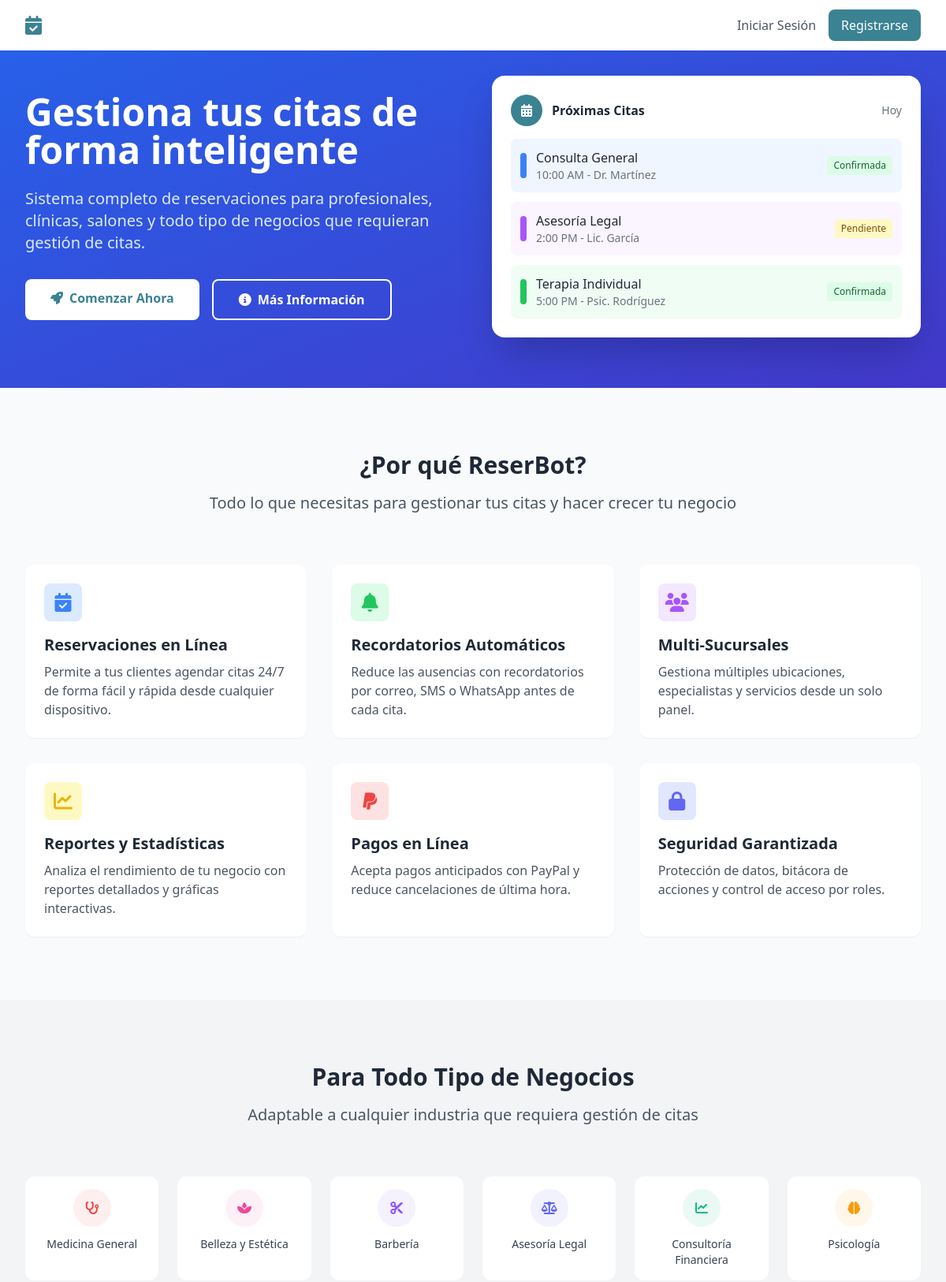
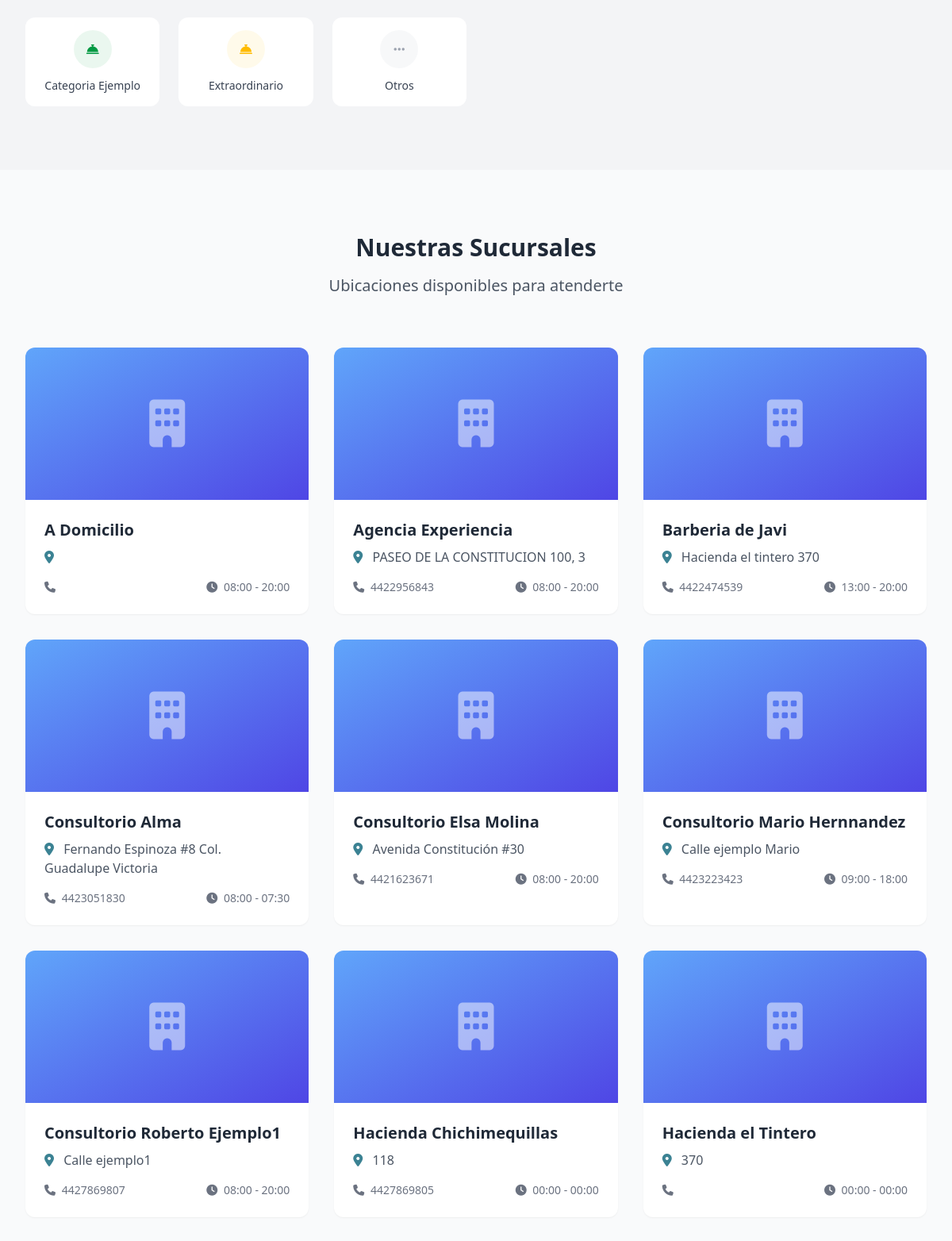
The page / (upper part) on the database its author committed (2 pictures, top to bottom).
### tables this page shows
CREATE TABLE `categorias_servicios` (
  `id` int(11) NOT NULL,
  `nombre` varchar(100) NOT NULL,
  `descripcion` text,
  `icono` varchar(50) DEFAULT 'fas fa-concierge-bell',
  `color` varchar(20) DEFAULT '#3B82F6',
  `orden` int(11) DEFAULT '0',
  `activo` tinyint(1) DEFAULT '1',
  `created_at` timestamp NOT NULL DEFAULT CURRENT_TIMESTAMP,
  `updated_at` timestamp NOT NULL DEFAULT CURRENT_TIMESTAMP ON UPDATE CURRENT_TIMESTAMP
);

CREATE TABLE `sucursales` (
  `id` int(11) NOT NULL,
  `nombre` varchar(150) NOT NULL,
  `direccion` text,
  `ciudad` varchar(100) DEFAULT NULL,
  `estado` varchar(100) DEFAULT NULL,
  `codigo_postal` varchar(10) DEFAULT NULL,
  `telefono` varchar(20) DEFAULT NULL,
  `email` varchar(150) DEFAULT NULL,
  `zona_horaria` varchar(50) DEFAULT 'America/Mexico_City',
  `horario_apertura` time DEFAULT '08:00:00',
  `horario_cierre` time DEFAULT '20:00:00',
  `dias_laborales` varchar(50) DEFAULT '1,2,3,4,5,6' COMMENT 'Días de la semana (1=Lunes, 7=Domingo)',
  `latitud` decimal(10,8) DEFAULT NULL,
  `longitud` decimal(11,8) DEFAULT NULL,
  `imagen` varchar(255) DEFAULT NULL,
  `activo` tinyint(1) DEFAULT '1',
  `created_at` timestamp NOT NULL DEFAULT CURRENT_TIMESTAMP,
  `updated_at` timestamp NOT NULL DEFAULT CURRENT_TIMESTAMP ON UPDATE CURRENT_TIMESTAMP,
  `color` varchar(7) DEFAULT '#3B82F6'
);

### index.php (called while the page is built, shortened)
<?php
require_once __DIR__ . '/public/index.php';

### config/database.php (called while the page is built, shortened)
<?php
class Database {
    private static $instance = null;
    private $connection;
    private function __construct() {
        try {
            $dsn = "mysql:host=" . DB_HOST . ";dbname=" . DB_NAME . ";charset=" . DB_CHARSET;
            $options = [
                PDO::ATTR_ERRMODE => PDO::ERRMODE_EXCEPTION,
                PDO::ATTR_DEFAULT_FETCH_MODE => PDO::FETCH_ASSOC,
                PDO::ATTR_EMULATE_PREPARES => false,
            ];
            $this->connection = new PDO($dsn, DB_USER, DB_PASS, $options);
            $this->connection->exec("SET NAMES utf8mb4");
            $this->connection->exec("SET CHARACTER SET utf8mb4");
        } catch (PDOException $e) {
            die("Error de conexión a la base de datos: " . $e->getMessage());
        }
    }
    public static function getInstance() {
        if (self::$instance === null) {
            self::$instance = new self();
        }
        return self::$instance;
    }
    public function query($sql, $params = []) {
        $stmt = $this->connection->prepare($sql);
        $stmt->execute($params);
        return $stmt;
    }
    public function fetch($sql, $params = []) {
        return $this->query($sql, $params)->fetch();
    }
    public function fetchAll($sql, $params = []) {
        return $this->query($sql, $params)->fetchAll();
    }
}

### helpers/functions.php (called while the page is built, shortened)
<?php
function url($path = '') {
    return BASE_URL . '/' . ltrim($path, '/');
}
function e($text) {
    return htmlspecialchars($text ?? '', ENT_QUOTES, 'UTF-8');
}
function getConfig($key, $default = null) {
    try {
        $db = Database::getInstance();
        $result = $db->fetch("SELECT valor FROM configuraciones WHERE clave = ?", [$key]);
        return $result ? $result['valor'] : $default;
    } catch (Exception $e) {
        return $default;
    }
}

### app/controllers/BaseController.php (called while the page is built, shortened)
<?php
class BaseController {
    public function __construct() {
        $this->db = Database::getInstance();
    }
}

### app/views/home/index.php (the view, shortened to what this page needs)
<!DOCTYPE html>
<html lang="es">
<head>
    <script src="https://cdn.tailwindcss.com"></script>
    <link rel="stylesheet" href="https://cdnjs.cloudflare.com/ajax/libs/font-awesome/6.4.0/css/all.min.css">
</head>
<body class="bg-gray-50">
    <nav class="bg-white shadow-sm fixed w-full z-50">
        <div class="max-w-7xl mx-auto px-4 sm:px-6 lg:px-8">
            <div class="flex justify-between h-16">
                <div class="flex items-center">
                    <?php if (getConfig('logotipo')): ?>
                        <img src="<?= asset(getConfig('logotipo')) ?>" alt="Logo" class="h-8">
                    <?php else: ?>
                        <i class="fas fa-calendar-check text-2xl text-primary mr-2"></i>
                    <?php endif; ?>
                </div>
                <div class="flex items-center space-x-4">
                    <a href="<?= url('/login') ?>" class="text-gray-600 hover:text-primary">Iniciar Sesión</a>
                    <a href="<?= url('/registro') ?>"
                       class="bg-primary text-white px-4 py-2 rounded-lg hover:bg-secondary transition">
                        Registrarse
                    </a>
                </div>
            </div>
        </div>
    </nav>
    <section class="pt-24 pb-16 bg-gradient-to-br from-blue-600 to-indigo-700">
        <div class="max-w-7xl mx-auto px-4 sm:px-6 lg:px-8">
            <div class="grid md:grid-cols-2 gap-12 items-center">
                <div class="text-white">
                    <h1 class="text-4xl md:text-5xl font-bold mb-6">
                        Gestiona tus citas de forma inteligente
                    </h1>
                    <p class="text-xl text-blue-100 mb-8">
                        Sistema completo de reservaciones para profesionales, clínicas, salones y todo tipo de negocios que requieran gestión de citas.
                    </p>
                    <div class="flex flex-wrap gap-4">
                        <a href="<?= url('/registro') ?>"
                           class="bg-white text-primary px-8 py-3 rounded-lg font-semibold hover:bg-gray-100 transition">
                            <i class="fas fa-rocket mr-2"></i>Comenzar Ahora
                        </a>
                        <a href="#features"
                           class="border-2 border-white text-white px-8 py-3 rounded-lg font-semibold hover:bg-white hover:text-primary transition">
                            <i class="fas fa-info-circle mr-2"></i>M&aacute;s Informaci&oacute;n
                        </a>
                    </div>
                </div>
                <div class="hidden md:block">
                    <div class="bg-white rounded-2xl shadow-2xl p-6">
                        <div class="flex items-center justify-between mb-4">
                            <div class="flex items-center">
                                <div class="w-10 h-10 bg-primary rounded-full flex items-center justify-center text-white">
                                    <i class="fas fa-calendar-alt"></i>
                                </div>
                                <span class="ml-3 font-semibold text-gray-800">Próximas Citas</span>
                            </div>
                            <span class="text-sm text-gray-500">Hoy</span>
                        </div>
                        <div class="space-y-3">
                            <div class="flex items-center p-3 bg-blue-50 rounded-lg">
                                <div class="w-2 h-8 bg-blue-500 rounded mr-3"></div>
                                <div class="flex-1">
                                    <p class="font-medium text-gray-800">Consulta General</p>
                                    <p class="text-sm text-gray-500">10:00 AM - Dr. Martínez</p>
                                </div>
                                <span class="bg-green-100 text-green-800 text-xs px-2 py-1 rounded">Confirmada</span>
                            </div>
                            <div class="flex items-center p-3 bg-purple-50 rounded-lg">
                                <div class="w-2 h-8 bg-purple-500 rounded mr-3"></div>
                                <div class="flex-1">
                                    <p class="font-medium text-gray-800">Asesoría Legal</p>
                                    <p class="text-sm text-gray-500">2:00 PM - Lic. García</p>
                                </div>
                                <span class="bg-yellow-100 text-yellow-800 text-xs px-2 py-1 rounded">Pendiente</span>
                            </div>
                            <div class="flex items-center p-3 bg-green-50 rounded-lg">
                                <div class="w-2 h-8 bg-green-500 rounded mr-3"></div>
                                <div class="flex-1">
                                    <p class="font-medium text-gray-800">Terapia Individual</p>
                                    <p class="text-sm text-gray-500">5:00 PM - Psic. Rodríguez</p>
                                </div>
                                <span class="bg-green-100 text-green-800 text-xs px-2 py-1 rounded">Confirmada</span>
                            </div>
                        </div>
                    </div>
                </div>
            </div>
        </div>
    </section>
    <section id="features" class="py-20">
        <div class="max-w-7xl mx-auto px-4 sm:px-6 lg:px-8">
            <div class="text-center mb-16">
                <h2 class="text-3xl font-bold text-gray-800 mb-4">¿Por qué ReserBot?</h2>
                <p class="text-xl text-gray-600 max-w-2xl mx-auto">
                    Todo lo que necesitas para gestionar tus citas y hacer crecer tu negocio
                </p>
            </div>
            <div class="grid md:grid-cols-3 gap-8">
                <div class="bg-white p-6 rounded-xl shadow-sm hover:shadow-lg transition">
                    <div class="w-12 h-12 bg-blue-100 rounded-lg flex items-center justify-center mb-4">
                        <i class="fas fa-calendar-check text-2xl text-blue-500"></i>
                    </div>
                    <h3 class="text-xl font-semibold text-gray-800 mb-2">Reservaciones en Línea</h3>
                    <p class="text-gray-600">
                        Permite a tus clientes agendar citas 24/7 de forma fácil y rápida desde cualquier dispositivo.
                    </p>
                </div>
                <div class="bg-white p-6 rounded-xl shadow-sm hover:shadow-lg transition">
                    <div class="w-12 h-12 bg-green-100 rounded-lg flex items-center justify-center mb-4">
                        <i class="fas fa-bell text-2xl text-green-500"></i>
                    </div>
                    <h3 class="text-xl font-semibold text-gray-800 mb-2">Recordatorios Automáticos</h3>
                    <p class="text-gray-600">
                        Reduce las ausencias con recordatorios por correo, SMS o WhatsApp antes de cada cita.
                    </p>
                </div>
                <div class="bg-white p-6 rounded-xl shadow-sm hover:shadow-lg transition">
                    <div class="w-12 h-12 bg-purple-100 rounded-lg flex items-center justify-center mb-4">
                        <i class="fas fa-users text-2xl text-purple-500"></i>
                    </div>
                    <h3 class="text-xl font-semibold text-gray-800 mb-2">Multi-Sucursales</h3>
                    <p class="text-gray-600">
                        Gestiona múltiples ubicaciones, especialistas y servicios desde un solo panel.
                    </p>
                </div>
                <div class="bg-white p-6 rounded-xl shadow-sm hover:shadow-lg transition">
                    <div class="w-12 h-12 bg-yellow-100 rounded-lg flex items-center justify-center mb-4">
                        <i class="fas fa-chart-line text-2xl text-yellow-500"></i>
                    </div>
                    <h3 class="text-xl font-semibold text-gray-800 mb-2">Reportes y Estadísticas</h3>
                    <p class="text-gray-600">
                        Analiza el rendimiento de tu negocio con reportes detallados y gráficas interactivas.
                    </p>
                </div>
                <div class="bg-white p-6 rounded-xl shadow-sm hover:shadow-lg transition">
                    <div class="w-12 h-12 bg-red-100 rounded-lg flex items-center justify-center mb-4">
                        <i class="fab fa-paypal text-2xl text-red-500"></i>
                    </div>
                    <h3 class="text-xl font-semibold text-gray-800 mb-2">Pagos en Línea</h3>
                    <p class="text-gray-600">
                        Acepta pagos anticipados con PayPal y reduce cancelaciones de última hora.
                    </p>
                </div>
                <div class="bg-white p-6 rounded-xl shadow-sm hover:shadow-lg transition">
                    <div class="w-12 h-12 bg-indigo-100 rounded-lg flex items-center justify-center mb-4">
                        <i class="fas fa-lock text-2xl text-indigo-500"></i>
                    </div>
                    <h3 class="text-xl font-semibold text-gray-800 mb-2">Seguridad Garantizada</h3>
                    <p class="text-gray-600">
                        Protección de datos, bitácora de acciones y control de acceso por roles.
                    </p>
                </div>
            </div>
        </div>
    </section>
    <section class="py-20 bg-gray-100">
        <div class="max-w-7xl mx-auto px-4 sm:px-6 lg:px-8">
            <div class="text-center mb-16">
                <h2 class="text-3xl font-bold text-gray-800 mb-4">Para Todo Tipo de Negocios</h2>
                <p class="text-xl text-gray-600">
                    Adaptable a cualquier industria que requiera gestión de citas
                </p>
            </div>
            <div class="grid grid-cols-2 md:grid-cols-3 lg:grid-cols-6 gap-6">
                <?php foreach ($categories as $category): ?>
                <div class="bg-white p-4 rounded-xl text-center hover:shadow-lg transition">
                    <div class="w-12 h-12 rounded-full flex items-center justify-center mx-auto mb-3"
                         style="background-color: <?= e($category['color']) ?>15;">
                        <i class="<?= e($category['icono']) ?>" style="color: <?= e($category['color']) ?>;"></i>
                    </div>
                    <p class="text-sm font-medium text-gray-700"><?= e($category['nombre']) ?></p>
                </div>
                <?php endforeach; ?>
            </div>
        </div>
    </section>
    <section class="py-20">
        <div class="max-w-7xl mx-auto px-4 sm:px-6 lg:px-8">
            <div class="text-center mb-16">
                <h2 class="text-3xl font-bold text-gray-800 mb-4">Nuestras Sucursales</h2>
                <p class="text-xl text-gray-600">
                    Ubicaciones disponibles para atenderte
                </p>
            </div>
            <div class="grid md:grid-cols-3 gap-8">
                <?php foreach ($branches as $branch): ?>
                <div class="bg-white rounded-xl shadow-sm overflow-hidden hover:shadow-lg transition">
                    <div class="h-48 bg-gradient-to-br from-blue-400 to-indigo-600 flex items-center justify-center">
                        <i class="fas fa-building text-6xl text-white opacity-50"></i>
                    </div>
                    <div class="p-6">
                        <h3 class="text-xl font-semibold text-gray-800 mb-2"><?= e($branch['nombre']) ?></h3>
                        <p class="text-gray-600 mb-4">
                            <i class="fas fa-map-marker-alt mr-2 text-primary"></i>
                            <?= e($branch['direccion']) ?>
                        </p>
                        <div class="flex items-center justify-between text-sm text-gray-500">
                            <span>
                                <i class="fas fa-phone mr-1"></i>
                                <?= e($branch['telefono']) ?>
                            </span>
                            <span>
                                <i class="fas fa-clock mr-1"></i>
                                <?= substr($branch['horario_apertura'], 0, 5) ?> - <?= substr($branch['horario_cierre'], 0, 5) ?>
                            </span>
                        </div>
                    </div>
                </div>
                <?php endforeach; ?>
            </div>
        </div>
    </section>
</body>
</html>

### rows shown on the page
categorias_servicios: nombre "Medicina General"
categorias_servicios: nombre "Belleza y Estética"
categorias_servicios: nombre "Barbería"
categorias_servicios: nombre "Asesoría Legal"
categorias_servicios: nombre "Consultoría Financiera"
categorias_servicios: nombre "Psicología"
categorias_servicios: nombre "Categoria Ejemplo"
categorias_servicios: nombre "Extraordinario"
categorias_servicios: nombre "Otros"
sucursales: nombre "A Domicilio", horario_apertura "08:00", horario_cierre "20:00"
sucursales: nombre "Agencia Experiencia", direccion "PASEO DE LA CONSTITUCION 100, 3", telefono "4422956843", horario_apertura "08:00", horario_cierre "20:00"
sucursales: nombre "Barberia de Javi", direccion "Hacienda el tintero 370", telefono "4422474539", horario_apertura "13:00", horario_cierre "20:00"
sucursales: nombre "Consultorio Alma", direccion "Fernando Espinoza #8 Col. Guadalupe Victoria", telefono "4423051830", horario_apertura "08:00", horario_cierre "07:30"
sucursales: nombre "Consultorio Elsa Molina", direccion "Avenida Constitución #30", telefono "4421623671", horario_apertura "08:00", horario_cierre "20:00"
sucursales: nombre "Consultorio Mario Hernnandez", direccion "Calle ejemplo Mario", telefono "4423223423", horario_apertura "09:00", horario_cierre "18:00"
sucursales: nombre "Consultorio Roberto Ejemplo1", direccion "Calle ejemplo1", telefono "4427869807", horario_apertura "08:00", horario_cierre "20:00"
sucursales: nombre "Hacienda Chichimequillas", direccion "118", telefono "4427869805", horario_apertura "00:00", horario_cierre "00:00"
sucursales: nombre "Hacienda el Tintero", direccion "370", horario_apertura "00:00", horario_cierre "00:00"
